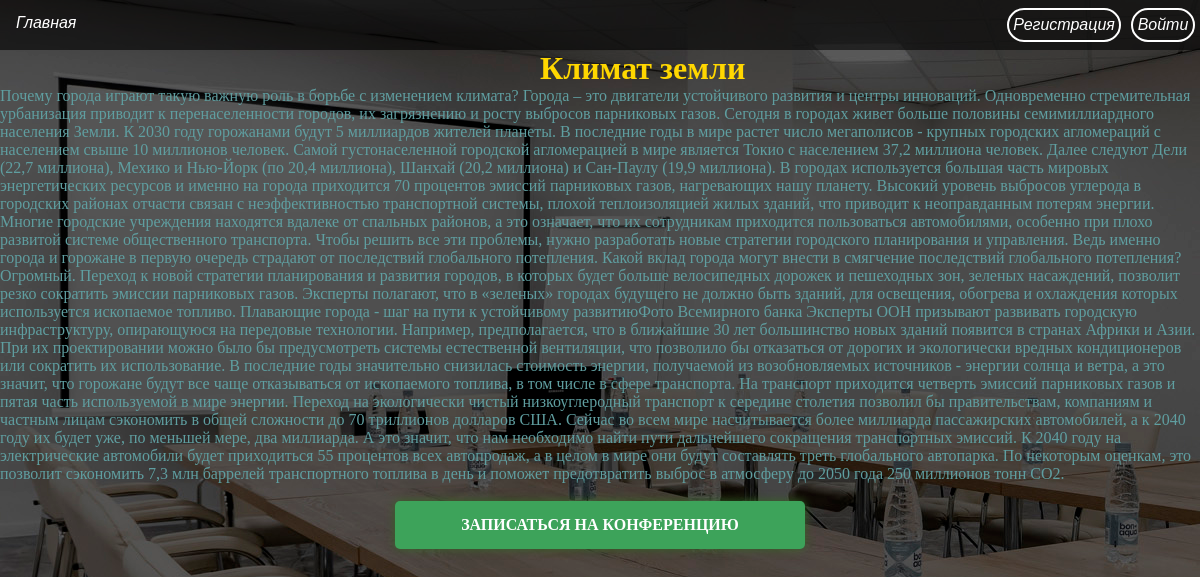
Page /catalog/More_details/17/ on the committed database.
### catalog/models.py (models this page shows)
class ConfirenceList(models.Model):
    IT = 'IT'
    Since = 'Since'
    Football = 'Football'
    Ecology = 'Ecology'
    conf_list = [
        (IT, 'IT'),
        (Since, 'Since'),
        (Football, 'Football'),
        (Ecology, 'Ecology'),
    ]
    name = models.CharField(max_length=255)
    text = models.TextField()
    date_published = models.DateTimeField(auto_now_add=False)
    category = models.CharField(max_length=8, choices=conf_list, default=IT)
    img = models.ImageField(upload_to='static/images', null=True, blank=True)

### catalog/views.py (the view)
# urls.py: path('More_details/<int:id>/', views.More_info, name='More_info'),
def More_info(request, id):
    tupl = get_object_or_404(ConfirenceList, id=id)
    more_info = {'more_info': tupl}
    return render(request, 'More_details.html', more_info)

### catalog/templates/More_details.html (shortened to what this page needs)
{% extends 'base.html' %}
{% block info %}
<div class="information">
    {% if more_info %}
        <h1 class="conf_name">{{ more_info.name }}</h1>
        <div class="detail_info">{{ more_info.text }}</div>
    {% endif %}
    <br><div class="record"><a href="{% url 'catalog:register_on_confirence' more_info.id %}">Записаться на конференцию</a></div>
</div>
{% endblock %}

### catalog/static/css/style.css (style rules this page uses)
* { margin: 0; padding: 0; }
a { text-decoration:none; color: white; }
body { background-image: url("/static/images/main_back.jpg"); background-repeat: no-repeat; }
.record { cursor: pointer; width: 400px; padding: 15px 5px; text-transform: uppercase; vertical-align: middle; background: #3da35a; border: none; color: #ffffff; font-weight: 600; border-radius: 5px; box-shadow: 0 0 10px rgb(56,100,38); transition: all 1s; text-align: center; margin: auto; }
h1.conf_name { padding-left: 45%; color: gold; }
.detail_info { color: cadetblue; }
.information { width: 100vw; }

### rows in the picture
ConfirenceList: name "Климат земли", text "Почему города играют такую важную роль в борьбе с изменением климата? Города – это двигатели устойчивого развития и центры инноваций. Одновременно стремительная урбанизация приводит к перенаселенности городов, их загрязнению и росту выбросов парниковых газов. Сегодня в городах живет больше половины семимиллиардного населения Земли. К 2030 году горожанами будут 5 миллиардов жителей планеты. В последние годы в мире растет число мегаполисов - крупных городских агломераций с населением свыше 10 миллионов человек. Самой густонаселенной городской агломерацией в мире является Токио с населением 37,2 миллиона человек. Далее следуют Дели (22,7 миллиона), Мехико и Нью-Йорк (по 20,4 миллиона), Шанхай…"
